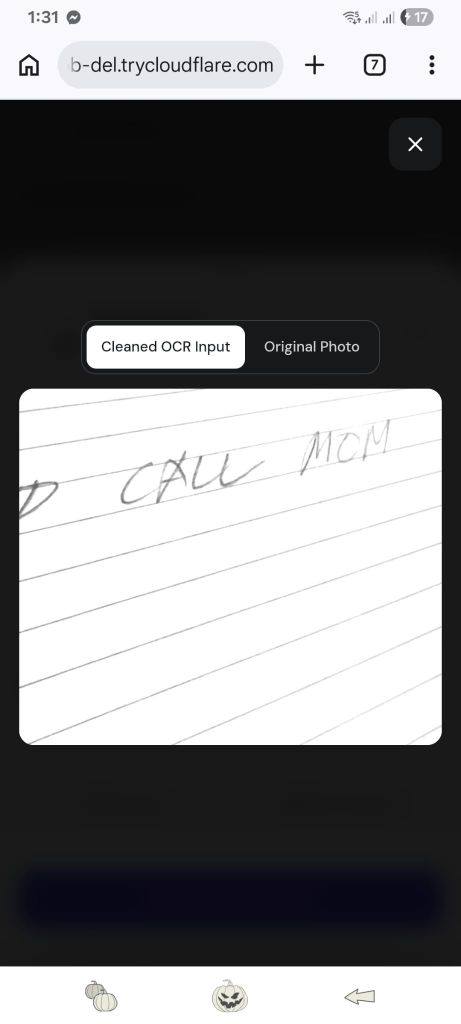
#> input picture assets/aistudio/image_806f9086.png, 922 x 2048 px (shown at 1/2 size)
$ python -i preprocess.py   (imports and definitions only)
#> lines starting #> are read from the running program, lines starting #| are printed output that depends on the picture; after the words box and inside, x2 and y2 are one past the last pixel; in counts of white or black regions, pixels touching at a corner belong together
from __future__ import annotations

import base64
import io
import math
import os
from dataclasses import dataclass
from datetime import datetime
from pathlib import Path
from typing import Any, Dict, List, Optional, Tuple

import cv2
import numpy as np
from PIL import Image, ImageOps


@dataclass
class LineBox:
    x0: int
    y0: int
    x1: int
    y1: int


@dataclass
class WordCrop:
    crop_gray: np.ndarray
    box: LineBox


@dataclass
class PreprocessResult:
    original_gray: np.ndarray
    deskewed_gray: np.ndarray
    flattened_gray: np.ndarray
    no_rules_gray: np.ndarray
    parseq_gray: np.ndarray
    contrast_gray: np.ndarray
    binary: np.ndarray
    width: int
    height: int
    skew_angle: float
    dark_inverted: bool
    perspective_warped: bool
    borders_cropped: bool
    dpi_scale: float
    detected_style: str
    applied_steps: List[str]
    line_boxes: List[LineBox]
    total_ink_pixels: int
    export_dir: Optional[str]
    processed_preview_data_url: str


# [159 lines left out: functions decode_base64_image, load_upright_grayscale, auto_invert_if_dark_mode, _order_quad_points, correct_document_perspective, crop_dark_borders and 2 more, not called in this run]


def remove_ruled_lines(gray: np.ndarray) -> np.ndarray:
    """Detect and suppress tilted/broken horizontal notebook rules while preserving strokes."""
    h, w = gray.shape[:2]
#> h = 2048; w = 922
    if h < 16 or w < 40:
        return gray

    inv = 255 - gray
    bridged = cv2.morphologyEx(inv, cv2.MORPH_CLOSE, np.ones((1, 5), dtype=np.uint8))
    klen = max(40, int(round(w * 0.25)))
#> klen = 230
    horiz_k = np.ones((1, klen), dtype=np.uint8)

    max_det = np.zeros_like(inv)
    for deg in (-3.0, -2.0, -1.0, 0.0, 1.0, 2.0, 3.0):
        if deg == 0.0:
            det = cv2.morphologyEx(bridged, cv2.MORPH_OPEN, horiz_k)
        else:
            shear = math.tan(math.radians(deg))
            mat = np.array([[1.0, 0.0, 0.0], [shear, 1.0, -shear * w * 0.5]], dtype=np.float32)
            warped = cv2.warpAffine(bridged, mat, (w, h), flags=cv2.INTER_NEAREST, borderValue=0)
            opened = cv2.morphologyEx(warped, cv2.MORPH_OPEN, horiz_k)
            mat_inv = np.array([[1.0, 0.0, 0.0], [-shear, 1.0, shear * w * 0.5]], dtype=np.float32)
            det = cv2.warpAffine(opened, mat_inv, (w, h), flags=cv2.INTER_NEAREST, borderValue=0)
        max_det = np.maximum(max_det, det)
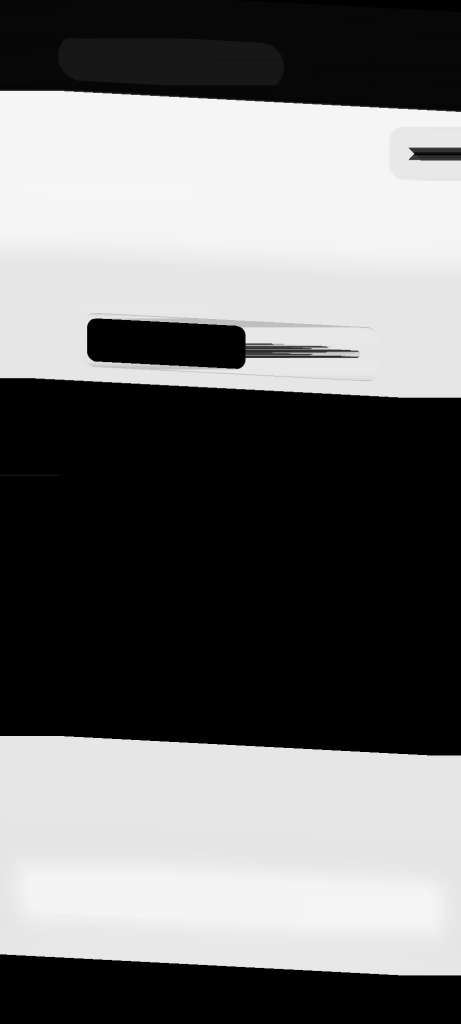
#> opened: shape (2048, 922) (shown at 1/2 size); min 0, max 246, mean 114.4
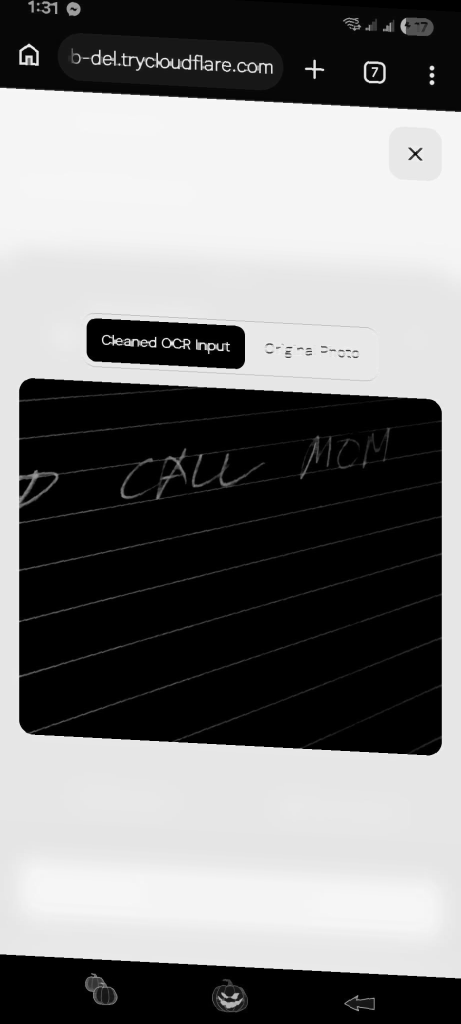
#> warped: shape (2048, 922) (shown at 1/2 size); min 0, max 255, mean 124.4

    # Also detect thin isolated horizontal rule fragments (without vertical stem attachments)
    thin_cc_mask = np.zeros(gray.shape[:2], dtype=bool)
    faint_bin = ((inv >= 18) & (inv <= 110)).astype(np.uint8)
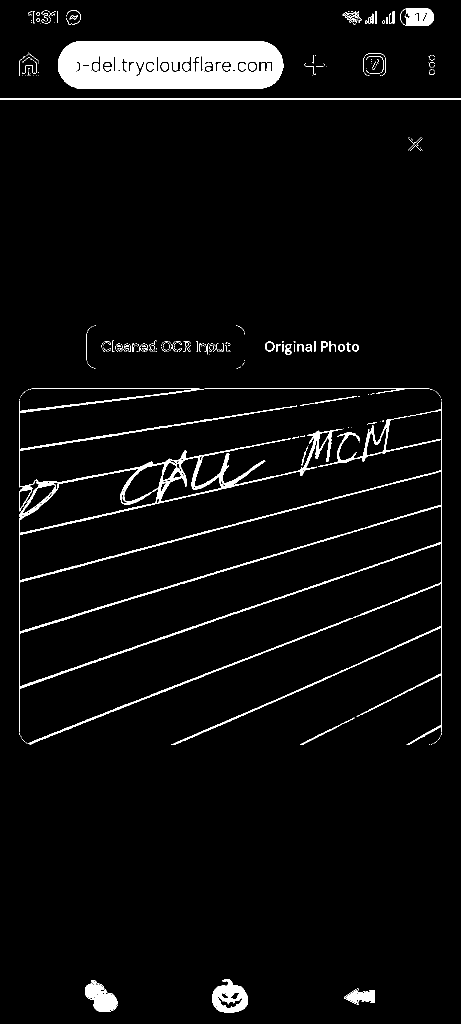
#> faint_bin: shape (2048, 922) (shown at 1/2 size); values 0 (black) and 1 (white), 4.4% white; 387 white regions (312 under 20 px), largest, box (x1, y1, x2, y2) and area: (116, 82, 567, 177) 36527, (38, 777, 884, 1490) 30659, (0, 197, 922, 200) 2766
    n_cc, cc_labels, cc_stats, _ = cv2.connectedComponentsWithStats(faint_bin, connectivity=8)
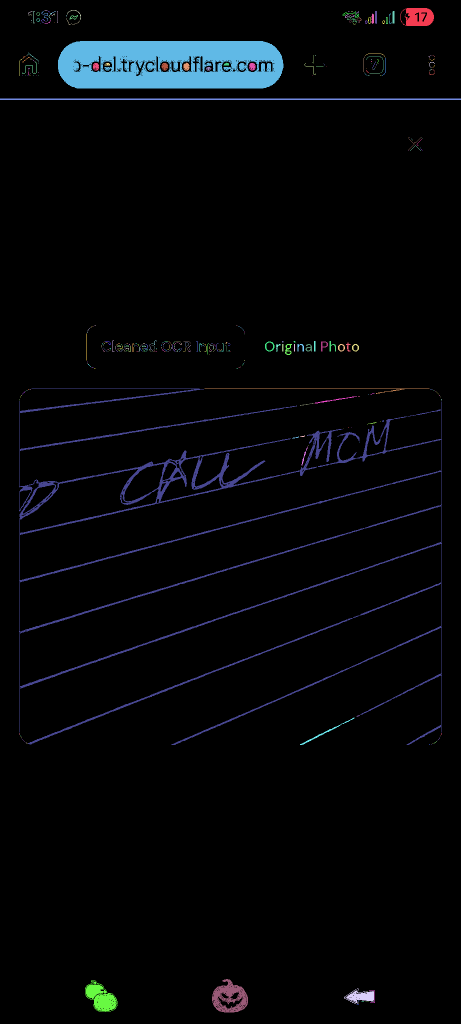
#> cc_labels: shape (2048, 922) int32 (shown at 1/2 size); 388 distinct labels, from 0 to 387; one colour per label, 0 black
#> n_cc = 388; cc_stats = 388 rows, first 6: [0, 0, 922, 2048, 1804711], [800, 16, 68, 36, 1740], [89, 21, 6, 1, 6], [134, 20, 28, 20, 51], [56, 22, 9, 7, 11], [66, 22, 3, 25, 28]
    min_cc_w = max(24, int(round(w * 0.08)))
#> min_cc_w = 74
    for idx in range(1, n_cc):
        cw = int(cc_stats[idx, cv2.CC_STAT_WIDTH])
        ch = int(cc_stats[idx, cv2.CC_STAT_HEIGHT])
        if cw >= min_cc_w and ch <= 3 and (cw / max(1, ch)) >= 8.0:
            thin_cc_mask[cc_labels == idx] = True
#> this loop made 387 passes
#> (cw, ch) on passes 1 to 3: (68, 36), (6, 1), (28, 20)
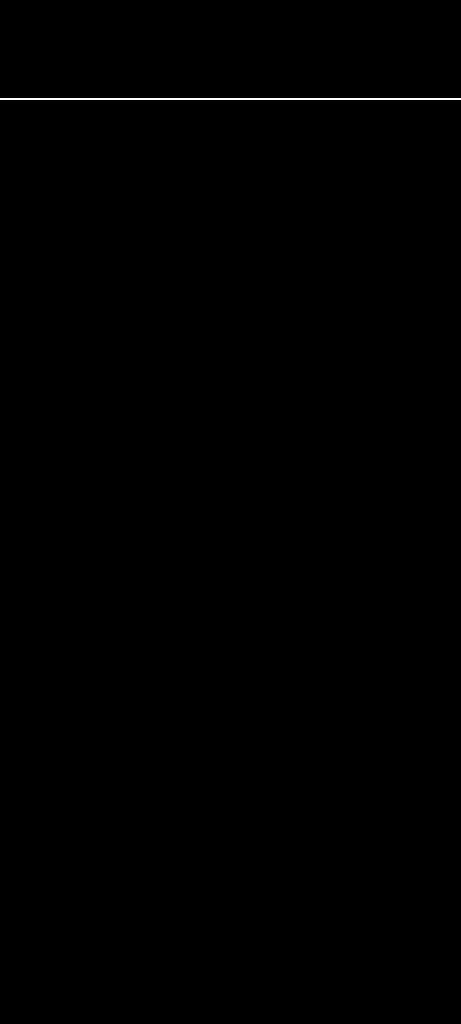
#> thin_cc_mask: shape (2048, 922) bool (shown at 1/2 size); 0.15% white; 1 white region, box (x1, y1, x2, y2) and area: (0, 197, 922, 200) 2766

    det_dil = cv2.dilate((max_det >= 12).astype(np.uint8), np.ones((3, 1), dtype=np.uint8), iterations=1) > 0
#> det_dil: shape (2048, 922) bool; 51.1% white; 4 black regions, box (x1, y1, x2, y2) and area: (0, 779, 922, 1489) 653600, (0, 0, 922, 196) 138234, (0, 1934, 922, 2048) 105037, (175, 652, 491, 736) 26119
    rule_mask = (det_dil | thin_cc_mask) & (inv <= 110)
#> rule_mask: shape (2048, 922) bool; 2.6% white; 34 white regions (5 under 20 px), largest, box (x1, y1, x2, y2) and area: (116, 80, 568, 180) 38522, (0, 195, 922, 200) 3761, (59, 777, 864, 780) 1679

    # Protect dark vertical stroke crossings (e.g. stems intersecting ruled lines)
    vert_above = np.zeros_like(inv)
    vert_above[2:, :] = inv[:-2, :]
    vert_below = np.zeros_like(inv)
    vert_below[:-2, :] = inv[2:, :]
    cross_protect = (inv > 45) & ((vert_above > 40) | (vert_below > 40))
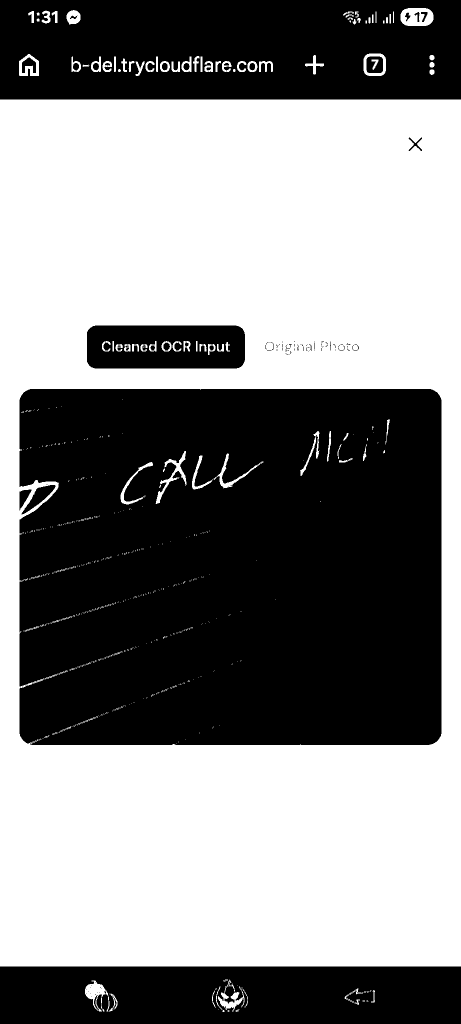
#> cross_protect: shape (2048, 922) bool (shown at 1/2 size); 52.7% white; 163 black regions (134 under 20 px), largest, box (x1, y1, x2, y2) and area: (39, 778, 883, 1490) 590077, (0, 0, 922, 199) 170526, (0, 1933, 922, 2048) 102984
    rule_mask[cross_protect] = False
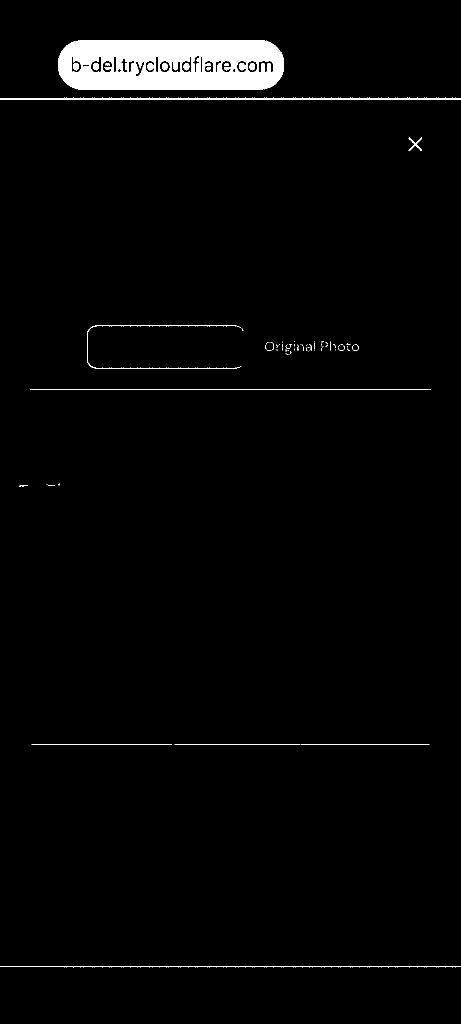
#> rule_mask: shape (2048, 922) bool (shown at 1/2 size); 2.4% white; 89 white regions (66 under 20 px), largest, box (x1, y1, x2, y2) and area: (116, 80, 568, 180) 37440, (0, 195, 922, 199) 2839, (0, 1933, 922, 1935) 993

    mask_u8 = rule_mask.astype(np.uint8) * 255
    if np.count_nonzero(mask_u8) == 0:
        return gray
    return cv2.inpaint(gray, mask_u8, 2, cv2.INPAINT_TELEA)


# [671 lines left out: functions enhance_contrast, binarize_adaptive, strip_spiral_and_corner_artifacts, compute_dpi_scale, deslant_grayscale, split_wide_line_box and 3 more, not called in this run]


def segment_words_in_line(binary: np.ndarray, gray: np.ndarray, box: LineBox) -> List[np.ndarray]:
    """Segment a line crop into word crops for PARSeq word-level OCR."""
    return [wc.crop_gray for wc in segment_word_crops_in_line(binary, gray, box)]


# [134 lines left out: functions detect_handwriting, encode_png_data_url, run_preprocessing, not called in this run]

>>> import cv2
>>> picture = cv2.imread('../assets/aistudio/image_806f9086.png', cv2.IMREAD_GRAYSCALE)
>>> result = remove_ruled_lines(picture)

$ run again, on assets/aistudio/image_af0ba3dd.png
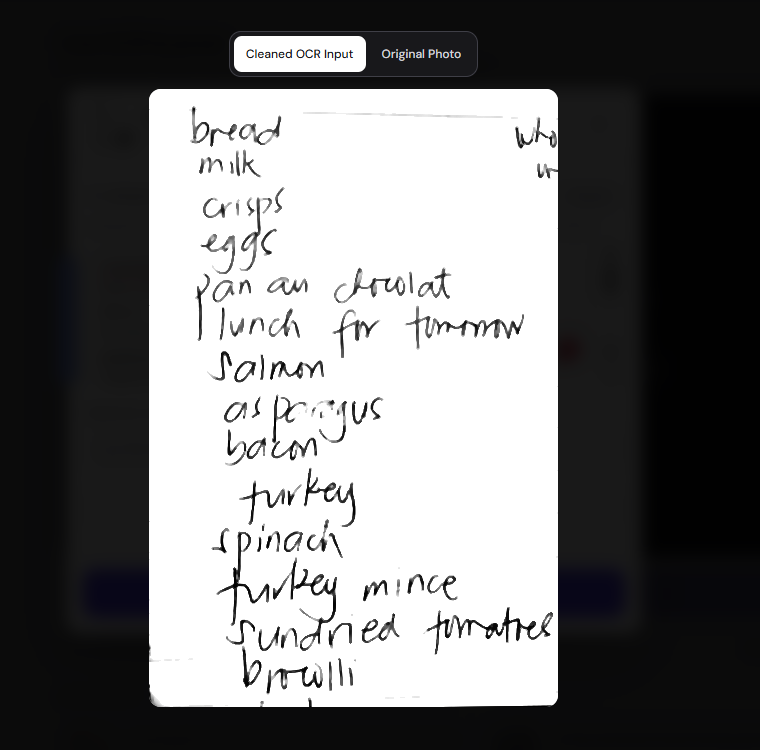
#> input picture assets/aistudio/image_af0ba3dd.png, 760 x 750 px
#> after the loop in remove_ruled_lines, `for deg in (-3.0, -2.0, -1.0, 0.0, 1.0, 2.0, 3.0):`:
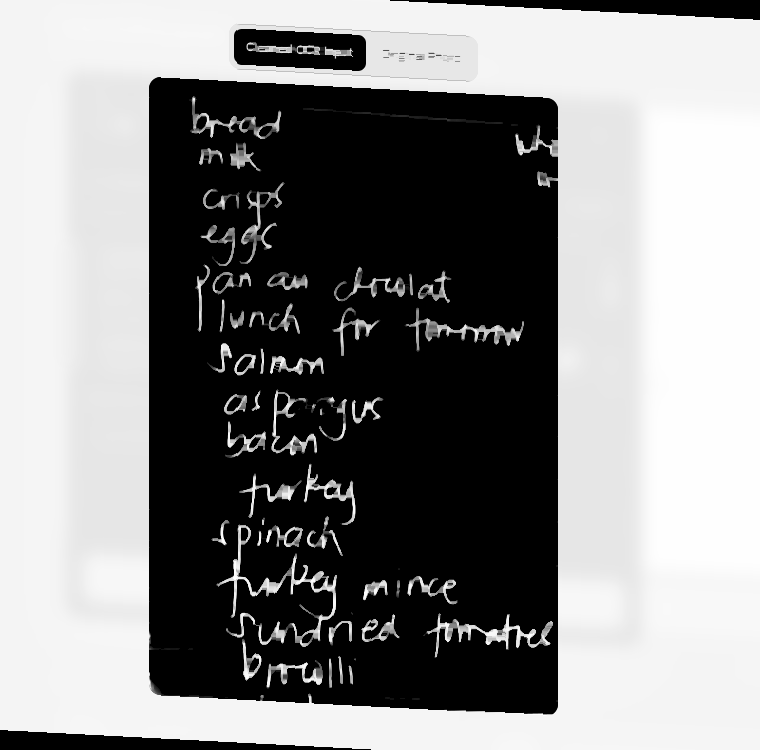
#> warped: shape (750, 760); min 0, max 255, mean 135.5
#> faint_bin: shape (750, 760); values 0 (black) and 1 (white), 0.99% white in thin lines or dots, all inside (x1, y1, x2, y2) = (149, 36, 558, 707)
#> cc_labels: shape (750, 760) int32; 1435 distinct labels, from 0 to 1434
#> n_cc = 1435; cc_stats = 1435 rows, first 6: [0, 0, 760, 750, 564341], [235, 37, 3, 3, 3], [239, 36, 2, 1, 2], [359, 36, 2, 1, 2], [362, 37, 3, 3, 3], [234, 41, 1, 2, 2]
#> the loop in remove_ruled_lines, `for idx in range(1, n_cc):` made 1434 passes
#> (cw, ch) on passes 1 to 3: (3, 3), (2, 1), (2, 1)
#> det_dil: shape (750, 760) bool; 55.3% white; 2 black regions, box (x1, y1, x2, y2) and area: (150, 90, 559, 706) 250266, (235, 37, 367, 71) 4388
#> cross_protect: shape (750, 760) bool; 57.7% white; 56 black regions (50 under 20 px), largest, box (x1, y1, x2, y2) and area: (149, 89, 558, 707) 236658, (234, 36, 366, 72) 4389, (249, 663, 259, 682) 98, (244, 235, 253, 248) 46, (398, 280, 403, 292) 43, (292, 446, 296, 456) 24
#> in remove_ruled_lines, `rule_mask[cross_protect] = False`:
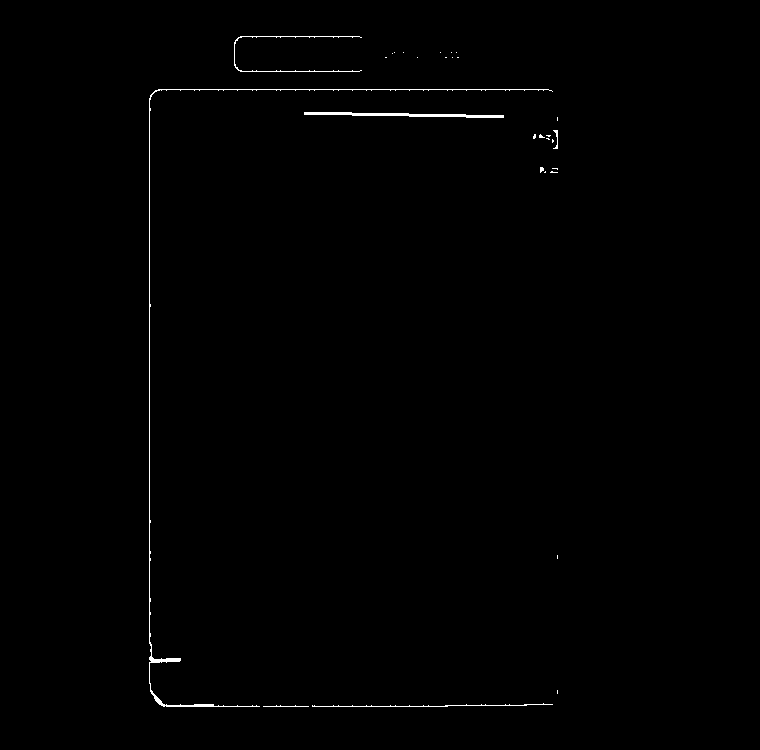
#> rule_mask: shape (750, 760) bool; 0.49% white in thin lines or dots, all inside (x1, y1, x2, y2) = (149, 36, 558, 707)
